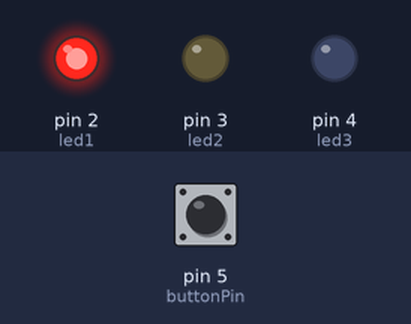
Bench run of a sketch on a simulated Arduino Uno, built with avr-gcc and run on an emulated ATmega328P. On the bench: output pins drawn as LEDs (lit = HIGH). The inputs (shaded band) are chosen by the test bench; at power-on: pin 5 (buttonPin) HIGH.

Above: at 0.2 s.
At 0.7 s:
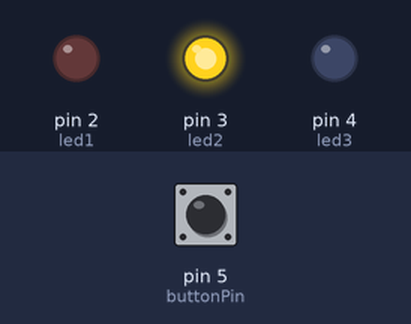
At 2.7 s:
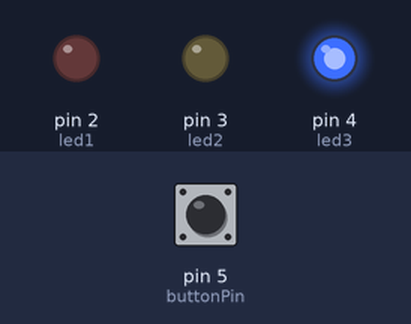
Timing chart, 0 to 3.5 s (numbered marks = the images above):
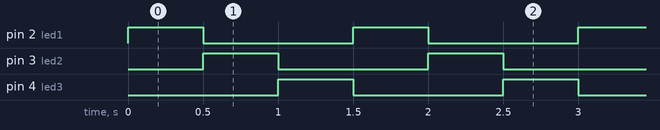

The sketch:

sketch.ino
```cpp
const int led1 = 2;
const int led2 = 3;
const int led3 = 4;


const int buttonPin = 5;


int buttonState = 0;
int currentLED = 0;
bool running = false;

void setup() {

  pinMode(led1, OUTPUT);
  pinMode(led2, OUTPUT);
  pinMode(led3, OUTPUT);


  pinMode(buttonPin, INPUT);


  digitalWrite(led1, LOW);
  digitalWrite(led2, LOW);
  digitalWrite(led3, LOW);
}

void loop() {

  buttonState = digitalRead(buttonPin);


  if (buttonState == HIGH) {
    running = true;
  }

  if (running) {

    digitalWrite(led1, LOW);
    digitalWrite(led2, LOW);
    digitalWrite(led3, LOW);


    if (currentLED == 0) {
      digitalWrite(led1, HIGH);
    } else if (currentLED == 1) {
      digitalWrite(led2, HIGH);
    } else if (currentLED == 2) {
      digitalWrite(led3, HIGH);
    }


    delay(500);


    currentLED++;


    if (currentLED > 2) {
      running = false;
      currentLED = 0;
    }
  }
}
```

Measured:
- by itself, pin 2 (led1), pin 3 (led2), pin 4 (led3): alternates HIGH for 0.50 s and LOW for 1.0 s
- by itself, everything shown: repeats every 1.5 s, in 3 steps
